Frame 1 (no input): blank canvas, image omitted
Frame 60 (no input): blank canvas, image omitted
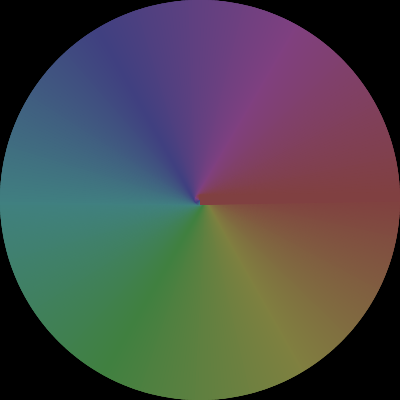
Frame 120 (the mouse pressed at the canvas centre since frame 60)

The p5.js sketch whose frames 1 and 60 were blank and that drew this single picture after the mouse press (run headless with seeded random() and noise() and a simulated clock; from frame 60 on, the mouse is pressed at the canvas centre):

// p5.js sketch
// ── sketch.js
const amp = 200;
function setup() {
  createCanvas(400, 400);
  colorMode(HSB, 360, 100, 100);
  strokeWeight(10);
  strokeCap(SQUARE);
}

function draw() {
  background(0);
  const satu = map(mouseX, 0, width, 0, 100);
  const bri = map(mouseY, 0, height, 0, 100);
  push();
    translate(width * 0.5, height * 0.5);
    for(let i = 0; i < 360.0; ++i){
      stroke(i, satu, bri);
      const x = cos(radians(i)) * amp;
      const y = sin(radians(i)) * amp;
      line(0, 0, x, y);
    }

  pop();
}
